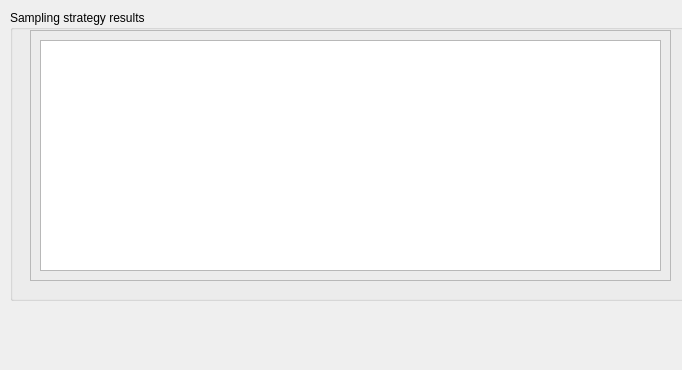
      <widget class="QWidget" name="page_10">
       <property name="geometry">
        <rect>
         <x>0</x>
         <y>0</y>
         <width>682</width>
         <height>370</height>
        </rect>
       </property>
       <attribute name="label">
        <string>Step 6 - Review sampling strategy results</string>
       </attribute>
       <widget class="QGroupBox" name="groupBox_32">
        <property name="geometry">
         <rect>
          <x>10</x>
          <y>10</y>
          <width>681</width>
          <height>291</height>
         </rect>
        </property>
        <property name="title">
         <string>Sampling strategy results</string>
        </property>
        <widget class="QFrame" name="frame_2">
         <property name="geometry">
          <rect>
           <x>20</x>
           <y>20</y>
           <width>641</width>
           <height>251</height>
          </rect>
         </property>
         <property name="frameShape">
          <enum>QFrame::StyledPanel</enum>
         </property>
         <property name="frameShadow">
          <enum>QFrame::Sunken</enum>
         </property>
         <widget class="QTextBrowser" name="textBrowser_3">
          <property name="geometry">
           <rect>
            <x>10</x>
            <y>10</y>
            <width>621</width>
            <height>231</height>
           </rect>
          </property>
          <property name="html">
           <string>&lt;!DOCTYPE HTML PUBLIC &quot;-//W3C//DTD HTML 4.0//EN&quot; &quot;http://www.w3.org/TR/REC-html40/strict.dtd&quot;&gt;
&lt;html&gt;&lt;head&gt;&lt;meta name=&quot;qrichtext&quot; content=&quot;1&quot; /&gt;&lt;style type=&quot;text/css&quot;&gt;
p, li { white-space: pre-wrap; }
&lt;/style&gt;&lt;/head&gt;&lt;body style=&quot; font-family:'MS Shell Dlg 2'; font-size:8.25pt; font-weight:400; font-style:normal;&quot;&gt;
&lt;p style=&quot;-qt-paragraph-type:empty; margin-top:0px; margin-bottom:0px; margin-left:0px; margin-right:0px; -qt-block-indent:0; text-indent:0px; font-size:8pt;&quot;&gt;&lt;br /&gt;&lt;/p&gt;&lt;/body&gt;&lt;/html&gt;</string>
          </property>
         </widget>
        </widget>
       </widget>
      </widget>
